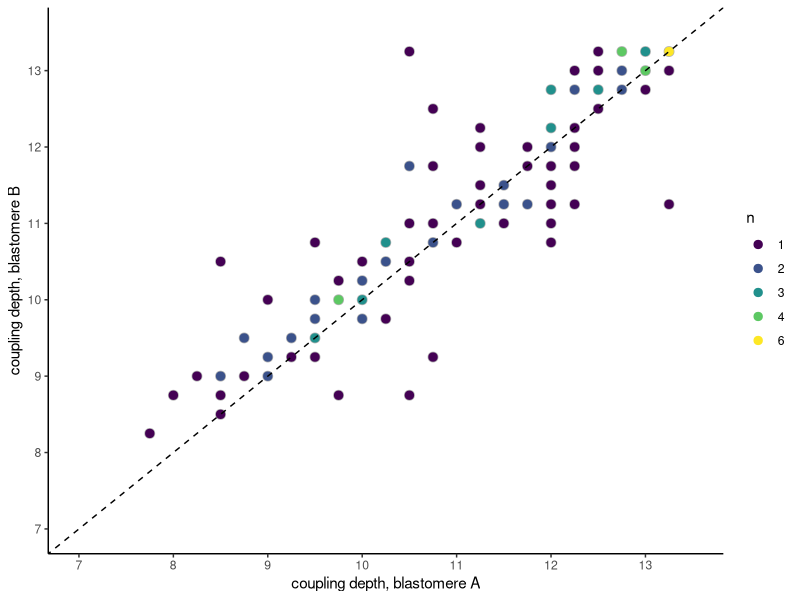

Write the R code that produced this figure.


############################################################################
### Figure S17. Clade co-occurrence analyses yield consistent patterns 
### when conducted independently on subtrees defined by blastomeres A and B


################################################################################################
### Fig. S17A: Timed fate couplings between cell types are reproducible between A and B subtrees at K=15

### tree_analysis/step3_clade_coincidence.R


################################################################################################
### Fig. S17B: Timed fate couplings between cell types are reproducible between A and B subtrees at K=200

### tree_analysis/step3_clade_coincidence.R


################################################################################################
### Fig. S17C: Co-occurrence enrichment at recent vs. ancient clade scales is highly reproducible

library(ggplot2)
library(tidyr)
library(dplyr)
library(tidyverse)

dat = read.csv("./figures_data/c18_s8c_k15_vs_k200_AB.csv")

df_A = dat[,c("log2_enr_A_K200", "log2_enr_A_K15", "category")]
colnames(df_A) = c("log2_enr_K200", "log2_enr_K15", "category")
df_A$blastomere = "blastomere_A"

df_B = dat[,c("log2_enr_B_K200", "log2_enr_B_K15", "category")]
colnames(df_B) = c("log2_enr_K200", "log2_enr_K15", "category")
df_B$blastomere = "blastomere_B"

df = rbind(df_A, df_B)

p = ggplot() +
    geom_point(data = df, aes(x = log2_enr_K200, y = log2_enr_K15), color = "grey70", size = 1) +
    geom_point(data = df[df$category != "neither",], aes(x = log2_enr_K200, y = log2_enr_K15), color = "white", size = 2) +
    geom_point(data = df[df$category != "neither",], aes(x = log2_enr_K200, y = log2_enr_K15, color = category), size = 1.5) +
    geom_abline(slope = 1, intercept = 0, linetype = "dashed", color = "black") +
    facet_wrap(~ blastomere, nrow = 1) +
    labs(x = "log2 enrichment, K = 200", y = "log2 enrichment, K = 15", fill = NULL) +
    scale_x_continuous(breaks = seq(-6, 5, by = 2), limits = c(-6, 5)) +
    scale_y_continuous(breaks = seq(-6, 5, by = 2), limits = c(-6, 5)) +
    theme_classic() +
    scale_color_manual(
        values = c(K15_only  = "#F28E2B",
                   K200_only = "#1F77B4",
                   both_K      = "#7A1F5C"))




#######################################################################
### Fig. 17D: For each of the 130 significantly coupled cell-type pairs

library(ggplot2)
library(tidyr)
library(dplyr)
library(viridis)

df = read.csv("./figures_data/figSXa_coupling_depth_AB.csv")

df_count = df %>% group_by(coupling_depth_A_E, coupling_depth_B_E) %>% tally()
df_count$n = factor(df_count$n)

p = ggplot() +
    geom_point(data = df_count, aes(x = coupling_depth_A_E, y = coupling_depth_B_E), color = "grey70", size = 3) +
    geom_point(data = df_count, aes(x = coupling_depth_A_E, y = coupling_depth_B_E, color = n), size = 2.5) +
    geom_abline(slope = 1, intercept = 0, linetype = "dashed", color = "black") +
    labs(x = "coupling depth, blastomere A", y = "coupling depth, blastomere B", fill = NULL) +
    scale_x_continuous(breaks = seq(7, 13, by = 1), limits = c(7, 13.5)) +
    scale_y_continuous(breaks = seq(7, 13, by = 1), limits = c(7, 13.5)) +
    theme_classic() +
    scale_color_viridis(discrete=TRUE) 
